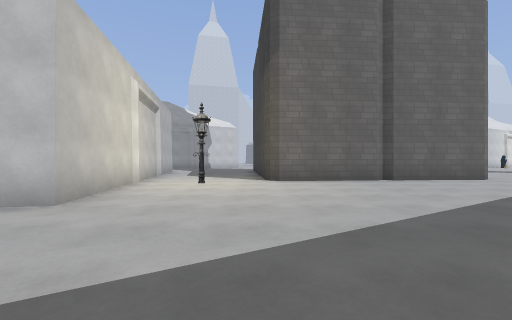
[1] (above)

22 first-person views from a walk through a 3-D level made in the Godot game engine. The camera is 1.2 m above the floor, looks level and sees 90° across. The floor is counted in squares, 2 m on a side. Each view is taken from the middle of a square. On the plan, view 1 faces up. The plan holds only what a view shows up to about 9 squares ahead; the rest is blank. The place goes on beyond the plan. Characters and animated objects are left out. Some surface patterns are stand-ins.

[2]
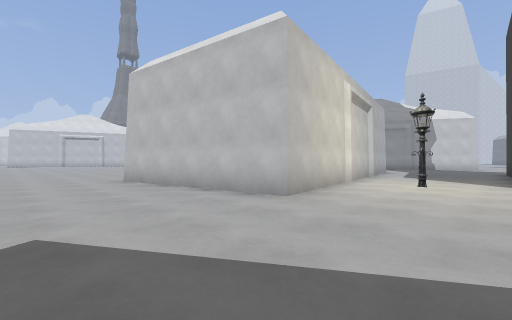

[3]
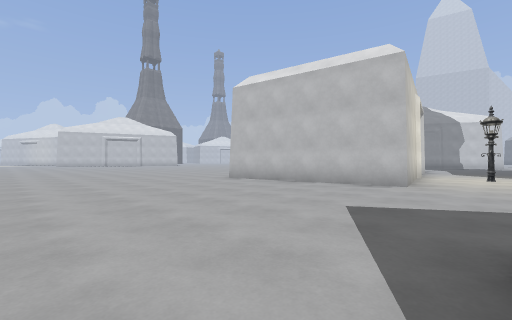

[4]
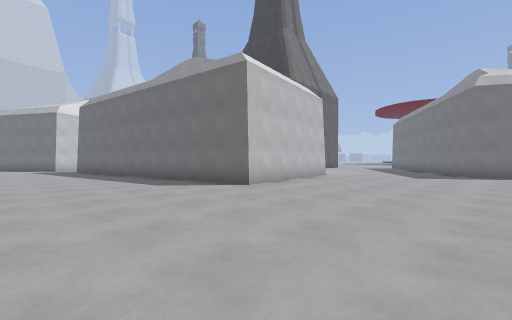

[5]
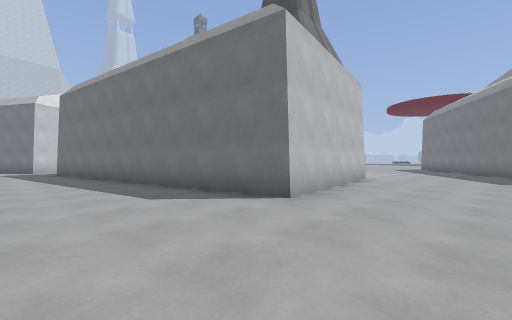

[6]
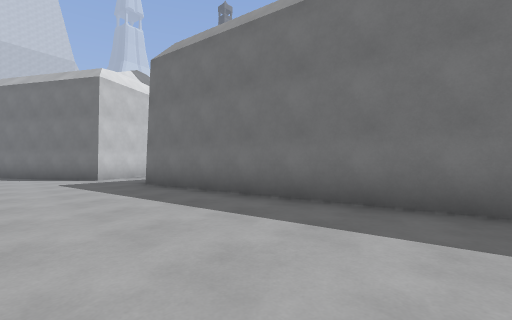

[7]
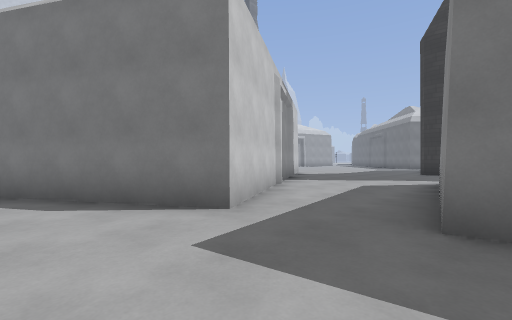

[8]
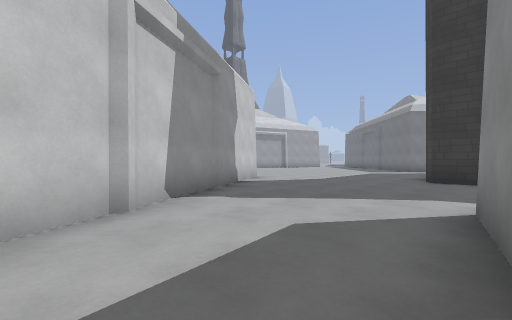

[9]
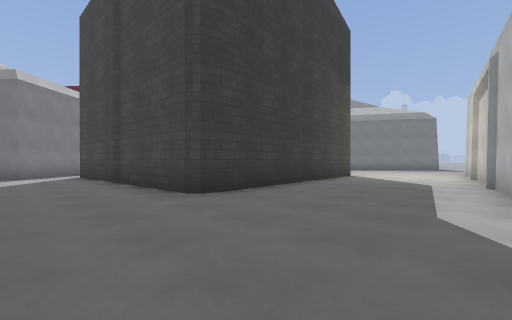

[10]
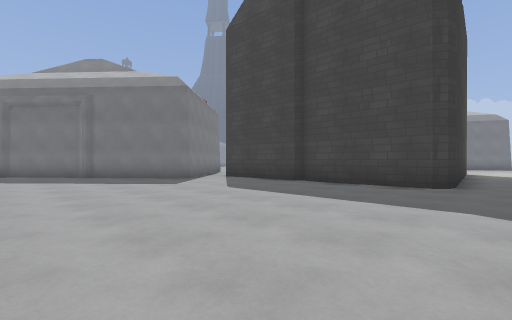

[11]
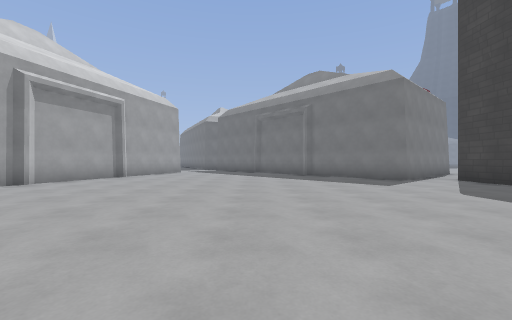

[12]
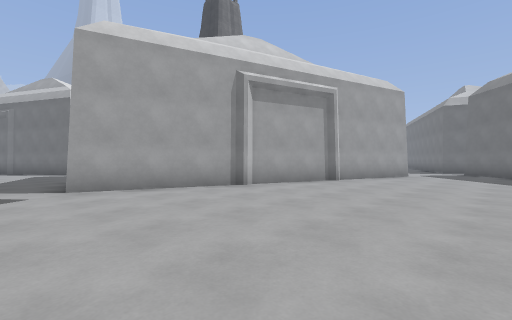

[13]
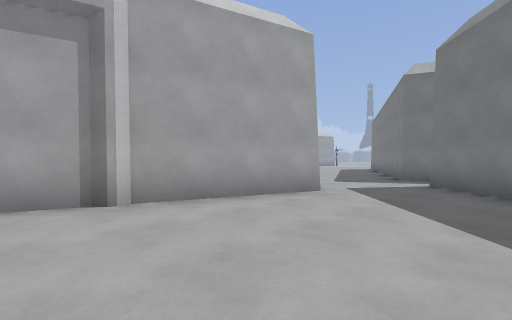

[14]
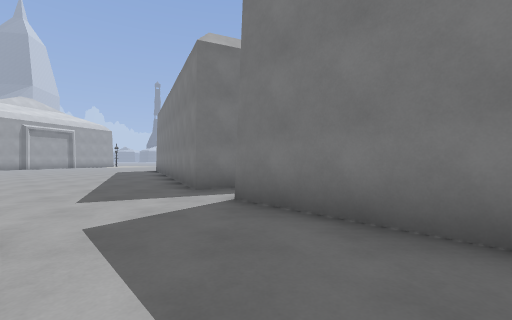

[15]
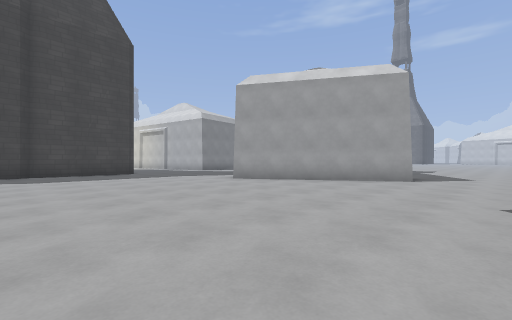

[16]
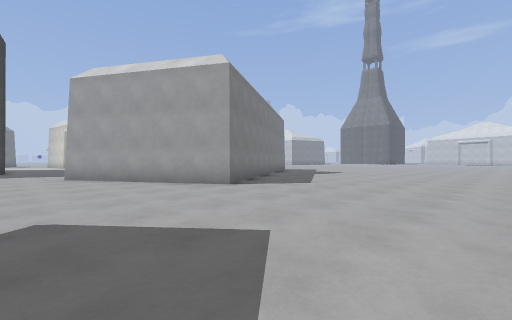

[17]
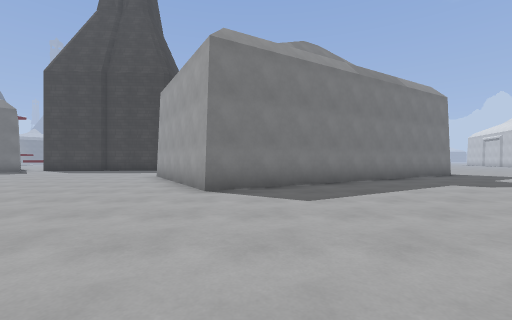

[18]
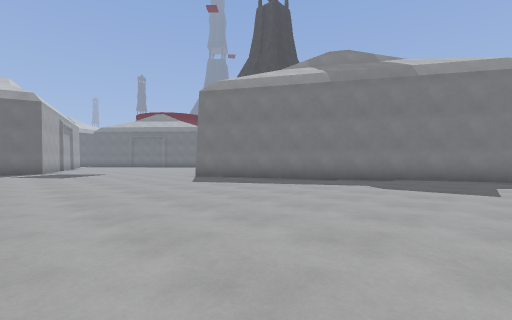

[19]
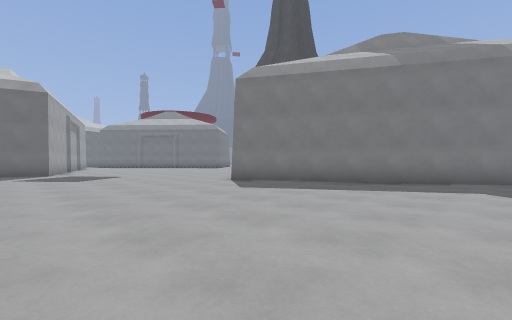

[20]
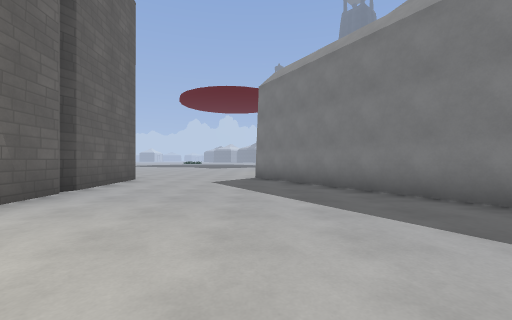

[21]
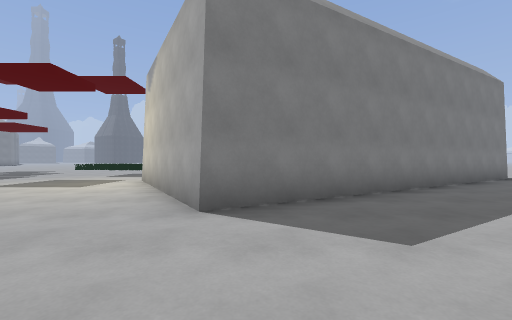

[22]
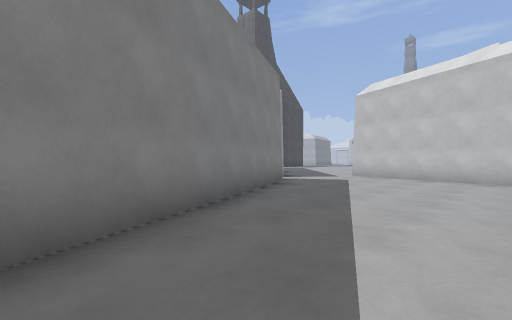

### Floor plan
Key: @ floor where view 1 was taken; # wall or solid block; . floor; H house; T tower; S streetlight.
Columns run from 12 left of view 1 to 21 right of it. Each row starts with its distance up from view 1.
 29 ...............#        ##........
 28 ..............###       #.........
 27 ................####    #........#
 26 ...................######......###
 25 ......................##.....###
 24 ........#..................###
 23 ......###.................###
 22 .....## ##...............##
 21 ...###   ##............###
 20 .###     ##...........##
 19 ##      ###..........##
 18 ##    ###...........##
 17 .#   ##............##
 16 .#####.............##
 15 ..##...........######
 14 ............#
 13 .....###....#
 12 ...H     ...#
 11 ...#    #...#
 10 ...#    #...#
  9 ...##   #....
  8 ....#   #....###T###.
  7 ....#   ##.S.........
  6 ....#    #...........
  5 ....#    #............
  4 ....#   ##..........#..
  3 ....#####.........###...
  2 ................### ##...
  1 ...............##    #. ..
  0 ............@###     ##....
 -1 ............##         .....
 -2 ............#          .....
 -3 ............

Where each view was taken, in squares from view 1:
view 1: 0 up, 0 right, facing up
view 2: 0 up, 0 right, facing up-left
view 3: 3 down, 1 left, facing up-left
view 4: 2 down, 12 left, facing up-right
view 5: 0 up, 11 left, facing up-right
view 6: 6 up, 12 left, facing up-right
view 7: 12 up, 12 left, facing up-right
view 8: 13 up, 8 left, facing up-right
view 9: 17 up, 4 left, facing down-right
view 10: 21 up, 1 left, facing down-right
view 11: 21 up, 1 left, facing right
view 12: 22 up, 1 right, facing up-right
view 13: 22 up, 7 right, facing up-right
view 14: 23 up, 10 right, facing right
view 15: 26 up, 4 right, facing down-left
view 16: 29 up, 0 right, facing down-left
view 17: 29 up, 5 left, facing down
view 18: 29 up, 12 left, facing down-right
view 19: 29 up, 10 left, facing down-right
view 20: 4 up, 1 left, facing right
view 21: 7 up, 7 right, facing down
view 22: 29 up, 21 right, facing down-left
